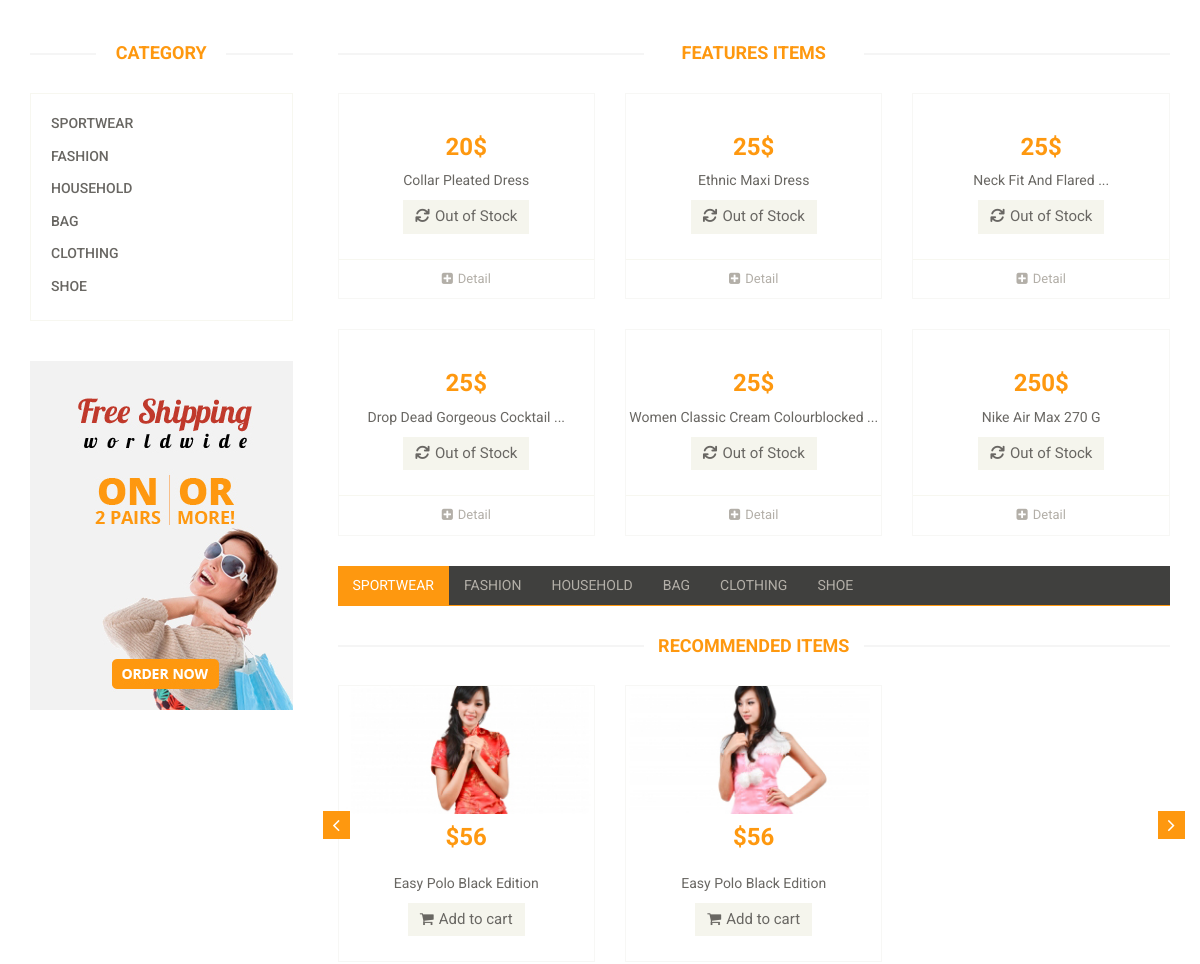
The app's page / (middle part), older data.
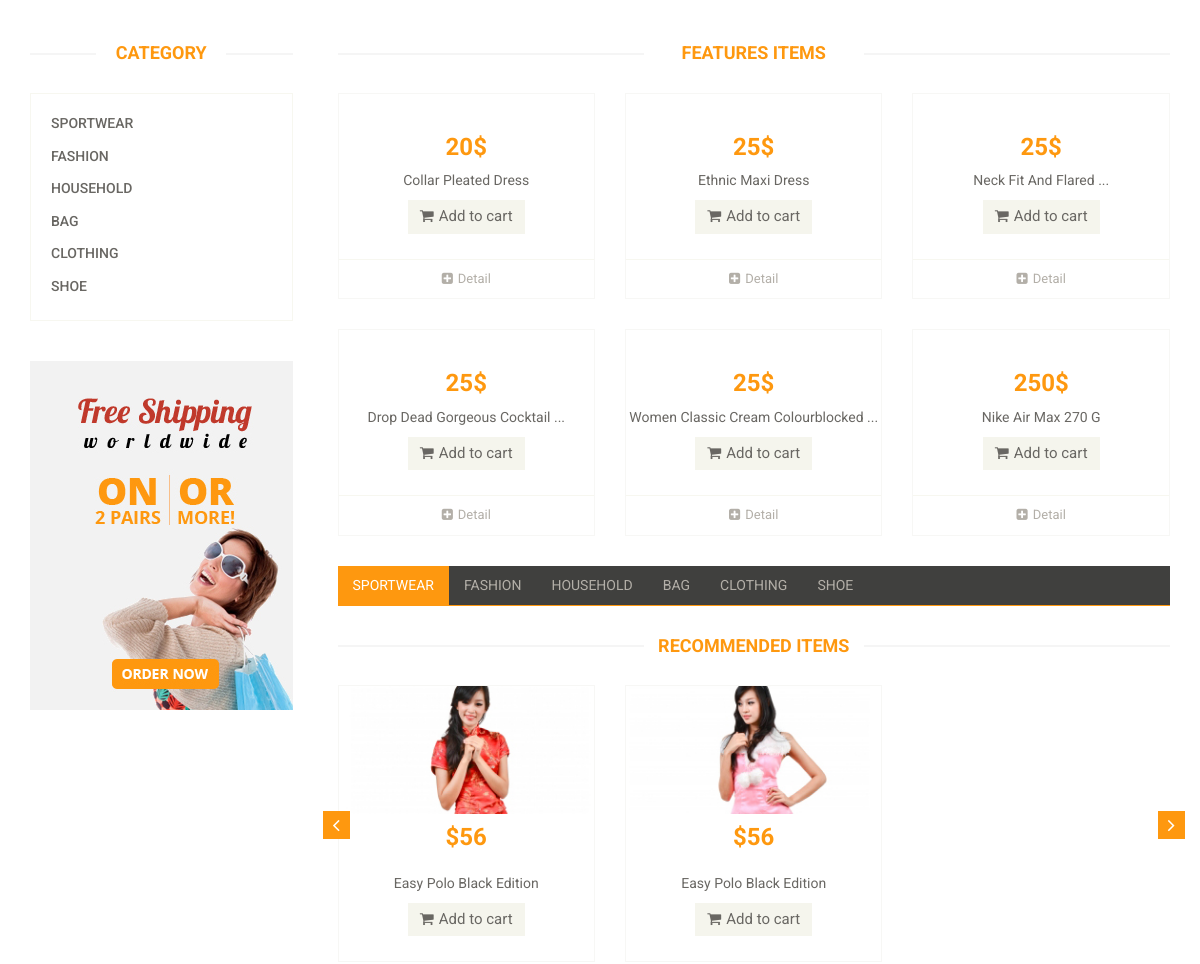
The same page, newer data.
### tables this page shows
CREATE TABLE `categories` (
  `id` int(11) NOT NULL,
  `name` varchar(255) NOT NULL
);

CREATE TABLE `clothes` (
  `id` int(11) NOT NULL,
  `status` enum('hide','active','delete') DEFAULT NULL,
  `img` varchar(255) DEFAULT NULL,
  `title` varchar(255) DEFAULT NULL,
  `description` varchar(255) DEFAULT NULL,
  `category` int(11) NOT NULL,
  `sex` enum('men','women','kid','unisex') DEFAULT NULL,
  `price` float DEFAULT NULL,
  `quantity` int(11) DEFAULT NULL
);

### include/category-tab.php (the view, shortened to what this page needs)
<?php
$query = "select * from categories where 1";
$result = mysqli_query($con, $query);
$tab_menu = '';
$i = 0;
while ($row = mysqli_fetch_array($result)) {
    if ($i == 0) {
        $tab_menu .= '<li class="active"><a href="#' . $row["id"] . '" data-toggle="tab">' . $row["name"] . '</a></li>';
    } else {
        $tab_menu .= '<li><a href="#' . $row["id"] . '" data-toggle="tab">' . $row["name"] . '</a></li>';
    }
    $i++;
}
?>
<div class="col-sm-12">
    <ul class="nav nav-tabs">
        <?= $tab_menu ?>
    </ul>
</div>

### index.php (shortened to what this page needs)
<?php
include_once('database/connect.php');
?>
<!DOCTYPE html>
<html lang="en">
<head>
<link rel="stylesheet" href="https://cdnjs.cloudflare.com/ajax/libs/font-awesome/6.1.0/css/all.min.css" />
    <link href="css/bootstrap.min.css" rel="stylesheet">
    <link href="css/font-awesome.min.css" rel="stylesheet">
    <link href="css/prettyPhoto.css" rel="stylesheet">
    <link href="css/price-range.css" rel="stylesheet">
    <link href="css/animate.css" rel="stylesheet">
	<link href="css/main.css" rel="stylesheet">
	<link href="css/responsive.css" rel="stylesheet">
</head>
<body>
	<header id="header">
		<?php
		if (isset($_GET['quanly'])) {
			$tam = $_GET['quanly'];
			if ($tam == 'product') {
				include_once('include/slider-product.php');
			} elseif ($tam == 'home') {
				include_once('include/slider-home.php');
			}
		} else
			include_once('include/slider-home.php');
		?>
	</header>
	<section>
		<div class="container">
			<div class="row">
				<?php
				if (isset($_GET['quanly'])) {
					if (isset($_GET['id'])) {
						include_once("include/category-sidebar.php");
						include_once("include/product-details.php");
					} else {
						$tam = $_GET['quanly'];
						if ($tam == 'product') {
							include_once("include/category-sidebar.php");
							include_once("include/product.php");
						} elseif ($tam == 'home') {
							include_once("include/category-sidebar.php");
							include_once("include/home.php");
						} elseif ($tam == 'checkout') {
							include_once("include/checkout.php");
						} elseif ($tam == 'orders') {
							include_once("include/orders.php");
						} elseif ($tam == 'cart') {
							include_once("include/cart.php");
						} elseif ($tam == 'login') {
							include_once("include/login.php");
						} elseif ($tam == 'contact') {
							include_once("include/contact-us.php");
						} elseif ($tam == 'blog') {
							include_once("include/category-sidebar.php");
							include("include/blog.php");
						} elseif ($tam == 'blogsingle') {
							include_once("include/category-sidebar.php");
							include_once("include/blog-single.php");
						}
					}
				} else {
					require_once("include/category-sidebar.php");
					require_once("include/home.php");
				}
				?>
			</div>
		</div>
	</section>
</body>
</html>

### include/slider-home.php (shortened to what this page needs)
<section id="slider">
	</section>

### include/category-sidebar.php (shortened to what this page needs)
<div class="col-sm-3">
					<div class="left-sidebar">
						<h2>Category</h2>
						<div class="panel-group category-products" id="accordian">
						<?php
	$query = "select * from categories where 1";
	$result = mysqli_query($con, $query);
	while($row = mysqli_fetch_array($result)){
		$name=$row["name"];
	?>
		<div class="panel panel-default">
			<div class="panel-heading">
				<h4 class="panel-title"><a class="cate" id="<?=$name?>"	href="?quanly=product&category=<?=$name?>"><?= $name; ?></a></h4>
			</div>
		</div>
<?php }	?>
</div>
	<div class="shipping text-center">
		<img src="images/home/shipping.jpg" alt="" />
	</div>
</div>
</div>

### include/home.php (shortened to what this page needs)
<div class="col-sm-9 padding-right">
					<div class="features_items">
						<h2 class="title text-center">Features Items</h2>
						<?php require_once("get-features-items.php") ?>
					</div>
					<div class="category-tab">
						<?php	require_once("category-tab.php")?>
					</div>
					<div class="recommended_items">
						<h2 class="title text-center">recommended items</h2>
						<div id="recommended-item-carousel" class="carousel slide" data-ride="carousel">
							<div class="carousel-inner">
								<div class="item active">
									<div class="col-sm-4">
										<div class="product-image-wrapper">
											<div class="single-products">
												<div class="productinfo text-center">
													<img src="images/home/recommend2.jpg" alt="" />
													<h2>$56</h2>
													<p>Easy Polo Black Edition</p>
													<a href="#" class="btn btn-default add-to-cart"><i class="fa fa-shopping-cart"></i>Add to cart</a>
												</div>
											</div>
										</div>
									</div>
									<div class="col-sm-4">
										<div class="product-image-wrapper">
											<div class="single-products">
												<div class="productinfo text-center">
													<img src="images/home/recommend3.jpg" alt="" />
													<h2>$56</h2>
													<p>Easy Polo Black Edition</p>
													<a href="#" class="btn btn-default add-to-cart"><i class="fa fa-shopping-cart"></i>Add to cart</a>
												</div>
											</div>
										</div>
									</div>
								</div>
							</div>
							 <a class="left recommended-item-control" href="#recommended-item-carousel" data-slide="prev">
								<i class="fa fa-angle-left"></i>
							  </a>
							  <a class="right recommended-item-control" href="#recommended-item-carousel" data-slide="next">
								<i class="fa fa-angle-right"></i>
							  </a>
						</div>
					</div>
				</div>

### include/get-features-items.php (shortened to what this page needs)
<?php
$query = "select * from clothes where clothes.status='active'";
$result = mysqli_query($con, $query);
$maxitem = 6;
$num_item_on_cart = 0;
while ($row = mysqli_fetch_array($result)) {
	if ($row[0] == $maxitem + 1) {
		break;
	}
	$title = $row["title"];
	$price = $row["price"];
	$id = $row['id'];
	$remain_quantity = $row['quantity'];
?>
	<div class="col-sm-4">
		<div class="product-image-wrapper">
			<div class="single-products">
				<div class="productinfo text-center">
					<h2><?= $price; ?>$</h2>
					<p><?php if (str_word_count($title) > 4) {
							$piece = explode(" ", $title);
							$title = implode(" ", array_splice($piece, 0, 4));
							echo "$title ...";
						} else echo $title; ?></p>
					<?php
								if ($remain_quantity > 0) {
									echo "<button id='add-to-cart' class='btn btn-default add-to-cart'  product-id='".$id."' remain-quantity='". $remain_quantity."' num-item-on-cart='". $num_item_on_cart."'>
									<i class='fa fa-shopping-cart'></i>Add to cart</button>";
								} else {
									echo "<button class='btn btn-default add-to-cart'><i class='fa-solid fa-sync fa-spin'></i>Out of Stock</button>";
								}
								?>
				</div>
				<div class="product-overlay">
					<div class="overlay-content">
					</div>
				</div>
			</div>
			<div class="choose">
				<ul class="nav nav-pills nav-justified">
					<li><a href="?quanly=product&id=<?php echo $id ?>"><i class="fa fa-plus-square"></i>Detail</a></li>
				</ul>
			</div>
		</div>
	</div>
<?php }	?>

### css/main.css (style rules this page uses)
body { font-family: 'Roboto', sans-serif; position: relative; font-weight: 400px; }
ul li { list-style: none; }
a { -webkit-transition: 300ms; transition: 300ms; }
h1, h2, h3, h4, h5, h6 { font-family: 'Roboto', sans-serif; }
#slider { padding-bottom: 45px; }
.item { padding-left: 100px; }
.item h2 { color: #363432; font-family: 'Roboto', sans-serif; font-size: 28px; font-weight: 700; margin-bottom: 22px; margin-top: 10px; }
.item p { color: #363432; font-size: 16px; font-weight: 300; font-family: 'Roboto', sans-serif; }
.right { right: 0; }
.category-products { border: 1px solid #F7F7F0; margin-bottom: 35px; padding-bottom: 20px; padding-top: 15px; }
.left-sidebar h2, .brands_products h2 { color: #FE980F; font-family: 'Roboto', sans-serif; font-size: 18px; font-weight: 700; margin: 0 auto 30px; text-align: center; text-transform: uppercase; position: relative; z-index: 3; }
.left-sidebar h2:after, h2.title:after { content: " "; position: absolute; border: 1px solid #f5f5f5; bottom: 8px; left: 0; width: 100%; height: 0; z-index: -2; }
.left-sidebar h2:before { content: " "; position: absolute; background: #fff; bottom: -6px; width: 130px; height: 30px; z-index: -1; left: 50%; margin-left: -65px; }
h2.title:before { content: " "; position: absolute; background: #fff; bottom: -6px; width: 220px; height: 30px; z-index: -1; left: 50%; margin-left: -110px; }
.category-products .panel { background-color: #FFFFFF; border: 0px; border-radius: 0px; -webkit-box-shadow: none; box-shadow: none; margin-bottom: 0px; }
.category-products .panel-default .panel-heading { background-color: #FFFFFF; border: 0 none; color: #FFFFFF; padding: 5px 20px; }
.category-products .panel-default .panel-heading .panel-title a { color: #696763; font-family: 'Roboto', sans-serif; font-size: 14px; text-decoration: none; text-transform: uppercase; }
.shipping { background-color: #F2F2F2; margin-top: 40px; overflow: hidden; padding-top: 20px; position: relative; }
.padding-right { padding-right: 0; }
.features_items { overflow: hidden; }
h2.title { color: #FE980F; font-family: 'Roboto', sans-serif; font-size: 18px; font-weight: 700; margin: 0 15px; text-transform: uppercase; margin-bottom: 30px; position: relative; }
.product-image-wrapper { border: 1px solid #F7F7F5; overflow: hidden; margin-bottom: 30px; }
.single-products { position: relative; }
.productinfo h2 { color: #FE980F; font-family: 'Roboto', sans-serif; font-size: 24px; font-weight: 700; }
.productinfo p { font-family: 'Roboto', sans-serif; font-size: 14px; font-weight: 400; color: #696763; }
.productinfo img { width: 100%; }
.productinfo { position: relative; }
.product-overlay { background: rgba(254, 152, 15, .8); top: 0; display: none; height: 0; position: absolute; -webkit-transition: height 500ms ease 0s; transition: height 500ms ease 0s; width: 100%; display: block; }
.product-overlay .overlay-content { bottom: 0; position: absolute; bottom: 0; text-align: center; width: 100%; }
.add-to-cart { background: #F5F5ED; border: 0 none; border-radius: 0; color: #696763; font-family: 'Roboto', sans-serif; font-size: 15px; margin-bottom: 25px; }
.add-to-cart i { margin-right: 5px; }
.choose { border-top: 1px solid #F7F7F0; }
.choose ul li a { color: #B3AFA8; font-family: 'Roboto', sans-serif; font-size: 13px; padding-left: 0; padding-right: 0; }
.choose ul li a i { margin-right: 5px; }
.category-tab { overflow: hidden; }
.category-tab ul { background: #40403E; border-bottom: 1px solid #FE980F; list-style: none outside none; margin: 0 0 30px; padding: 0; width: 100%; }
.category-tab ul li a { border: 0 none; border-radius: 0; color: #B3AFA8; display: block; font-family: 'Roboto', sans-serif; font-size: 14px; text-transform: uppercase; }
.nav-tabs li.active a, .nav-tabs li.active a:hover, .nav-tabs li.active a:focus { -moz-border-bottom-colors: none; -moz-border-left-colors: none; -moz-border-right-colors: none; -moz-border-top-colors: none; background-color: #FE980F; border: 0px; color: #FFFFFF; cursor: default; margin-right: 0; margin-left: 0; }
.nav-tabs li a { border: 1px solid rgba(0, 0, 0, 0); border-radius: 4px 4px 0 0; line-height: 1.42857; margin-right: 0; }
.recommended_items { overflow: hidden; }
#recommended-item-carousel .carousel-inner .item { padding-left: 0; }
.recommended-item-control { position: absolute; top: 41%; }
.recommended-item-control i { background: none repeat scroll 0 0 #FE980F; color: #FFFFFF; font-size: 20px; padding: 4px 10px; }

Row changes from the older to the newer data that the page shows:
changed clothes "Collar Pleated Dress": quantity "Out of Stock" → "Add to cart"
changed clothes "Ethnic Maxi Dress": quantity "Out of Stock" → "Add to cart"
changed clothes (number 3 of 6 on the later page): quantity "Out of Stock" → "Add to cart"
changed clothes (number 4 of 6 on the later page): quantity "Out of Stock" → "Add to cart"
changed clothes (number 5 of 6 on the later page): quantity "Out of Stock" → "Add to cart"
changed clothes "Nike Air Max 270 G": quantity "Out of Stock" → "Add to cart"
